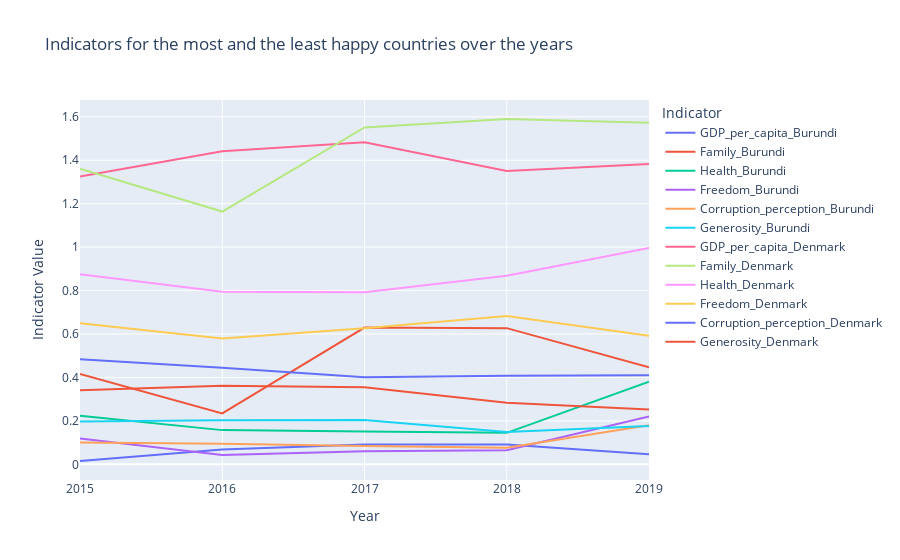

This figure's notebook cell:
### Markdown cell above
Finally lets see the indicators values over the years for this two countries

### Code cell
# Plotly plot version

fig = px.line(pd.concat([df_less_happy, df_most_happy], axis=1),
                title = "Indicators for the most and the least happy countries over the years",
                labels = {
                    "value" : "Indicator Value",
                    "variable" : "Indicator"
                }
            )
fig.show()

### Figure 1 — Plotly figure (JSON) as saved in the notebook; plotly's stock layout.template omitted (floating-point values rounded to 4 significant figures)
{"data": [{"hovertemplate": "Indicator=GDP_per_capita_Burundi<br>Year=%{x}<br>Indicator Value=%{y}<extra></extra>", "legendgroup": "GDP_per_capita_Burundi", "line": {"color": "#636efa", "dash": "solid"}, "marker": {"symbol": "circle"}, "mode": "lines", "name": "GDP_per_capita_Burundi", "orientation": "v", "showlegend": true, "type": "scatter", "x": ["2015", "2016", "2017", "2018", "2019"], "xaxis": "x", "y": [0.0153, 0.06831, 0.09162, 0.091, 0.046], "yaxis": "y"}, {"hovertemplate": "Indicator=Family_Burundi<br>Year=%{x}<br>Indicator Value=%{y}<extra></extra>", "legendgroup": "Family_Burundi", "line": {"color": "#EF553B", "dash": "solid"}, "marker": {"symbol": "circle"}, "mode": "lines", "name": "Family_Burundi", "orientation": "v", "showlegend": true, "type": "scatter", "x": ["2015", "2016", "2017", "2018", "2019"], "xaxis": "x", "y": [0.4159, 0.2344, 0.6298, 0.627, 0.447], "yaxis": "y"}, {"hovertemplate": "Indicator=Health_Burundi<br>Year=%{x}<br>Indicator Value=%{y}<extra></extra>", "legendgroup": "Health_Burundi", "line": {"color": "#00cc96", "dash": "solid"}, "marker": {"symbol": "circle"}, "mode": "lines", "name": "Health_Burundi", "orientation": "v", "showlegend": true, "type": "scatter", "x": ["2015", "2016", "2017", "2018", "2019"], "xaxis": "x", "y": [0.224, 0.1575, 0.1516, 0.145, 0.38], "yaxis": "y"}, {"hovertemplate": "Indicator=Freedom_Burundi<br>Year=%{x}<br>Indicator Value=%{y}<extra></extra>", "legendgroup": "Freedom_Burundi", "line": {"color": "#ab63fa", "dash": "solid"}, "marker": {"symbol": "circle"}, "mode": "lines", "name": "Freedom_Burundi", "orientation": "v", "showlegend": true, "type": "scatter", "x": ["2015", "2016", "2017", "2018", "2019"], "xaxis": "x", "y": [0.1185, 0.0432, 0.0599, 0.065, 0.22], "yaxis": "y"}, {"hovertemplate": "Indicator=Corruption_perception_Burundi<br>Year=%{x}<br>Indicator Value=%{y}<extra></extra>", "legendgroup": "Corruption_perception_Burundi", "line": {"color": "#FFA15A", "dash": "solid"}, "marker": {"symbol": "circle"}, "mode": "lines", "name": "Corruption_perception_Burundi", "orientation": "v", "showlegend": true, "type": "scatter", "x": ["2015", "2016", "2017", "2018", "2019"], "xaxis": "x", "y": [0.1006, 0.09419, 0.08415, 0.076, 0.18], "yaxis": "y"}, {"hovertemplate": "Indicator=Generosity_Burundi<br>Year=%{x}<br>Indicator Value=%{y}<extra></extra>", "legendgroup": "Generosity_Burundi", "line": {"color": "#19d3f3", "dash": "solid"}, "marker": {"symbol": "circle"}, "mode": "lines", "name": "Generosity_Burundi", "orientation": "v", "showlegend": true, "type": "scatter", "x": ["2015", "2016", "2017", "2018", "2019"], "xaxis": "x", "y": [0.1973, 0.2029, 0.2044, 0.149, 0.176], "yaxis": "y"}, {"hovertemplate": "Indicator=GDP_per_capita_Denmark<br>Year=%{x}<br>Indicator Value=%{y}<extra></extra>", "legendgroup": "GDP_per_capita_Denmark", "line": {"color": "#FF6692", "dash": "solid"}, "marker": {"symbol": "circle"}, "mode": "lines", "name": "GDP_per_capita_Denmark", "orientation": "v", "showlegend": true, "type": "scatter", "x": ["2015", "2016", "2017", "2018", "2019"], "xaxis": "x", "y": [1.325, 1.442, 1.482, 1.351, 1.383], "yaxis": "y"}, {"hovertemplate": "Indicator=Family_Denmark<br>Year=%{x}<br>Indicator Value=%{y}<extra></extra>", "legendgroup": "Family_Denmark", "line": {"color": "#B6E880", "dash": "solid"}, "marker": {"symbol": "circle"}, "mode": "lines", "name": "Family_Denmark", "orientation": "v", "showlegend": true, "type": "scatter", "x": ["2015", "2016", "2017", "2018", "2019"], "xaxis": "x", "y": [1.361, 1.164, 1.551, 1.59, 1.573], "yaxis": "y"}, {"hovertemplate": "Indicator=Health_Denmark<br>Year=%{x}<br>Indicator Value=%{y}<extra></extra>", "legendgroup": "Health_Denmark", "line": {"color": "#FF97FF", "dash": "solid"}, "marker": {"symbol": "circle"}, "mode": "lines", "name": "Health_Denmark", "orientation": "v", "showlegend": true, "type": "scatter", "x": ["2015", "2016", "2017", "2018", "2019"], "xaxis": "x", "y": [0.8746, 0.795, 0.7926, 0.868, 0.996], "yaxis": "y"}, {"hovertemplate": "Indicator=Freedom_Denmark<br>Year=%{x}<br>Indicator Value=%{y}<extra></extra>", "legendgroup": "Freedom_Denmark", "line": {"color": "#FECB52", "dash": "solid"}, "marker": {"symbol": "circle"}, "mode": "lines", "name": "Freedom_Denmark", "orientation": "v", "showlegend": true, "type": "scatter", "x": ["2015", "2016", "2017", "2018", "2019"], "xaxis": "x", "y": [0.6494, 0.5794, 0.626, 0.683, 0.592], "yaxis": "y"}, {"hovertemplate": "Indicator=Corruption_perception_Denmark<br>Year=%{x}<br>Indicator Value=%{y}<extra></extra>", "legendgroup": "Corruption_perception_Denmark", "line": {"color": "#636efa", "dash": "solid"}, "marker": {"symbol": "circle"}, "mode": "lines", "name": "Corruption_perception_Denmark", "orientation": "v", "showlegend": true, "type": "scatter", "x": ["2015", "2016", "2017", "2018", "2019"], "xaxis": "x", "y": [0.4836, 0.4445, 0.4008, 0.408, 0.41], "yaxis": "y"}, {"hovertemplate": "Indicator=Generosity_Denmark<br>Year=%{x}<br>Indicator Value=%{y}<extra></extra>", "legendgroup": "Generosity_Denmark", "line": {"color": "#EF553B", "dash": "solid"}, "marker": {"symbol": "circle"}, "mode": "lines", "name": "Generosity_Denmark", "orientation": "v", "showlegend": true, "type": "scatter", "x": ["2015", "2016", "2017", "2018", "2019"], "xaxis": "x", "y": [0.3414, 0.3617, 0.3553, 0.284, 0.252], "yaxis": "y"}], "layout": {"legend": {"title": {"text": "Indicator"}, "tracegroupgap": 0}, "title": {"text": "Indicators for the most and the least happy countries over the years"}, "xaxis": {"anchor": "y", "domain": [0, 1], "title": {"text": "Year"}}, "yaxis": {"anchor": "x", "domain": [0, 1], "title": {"text": "Indicator Value"}}}}
